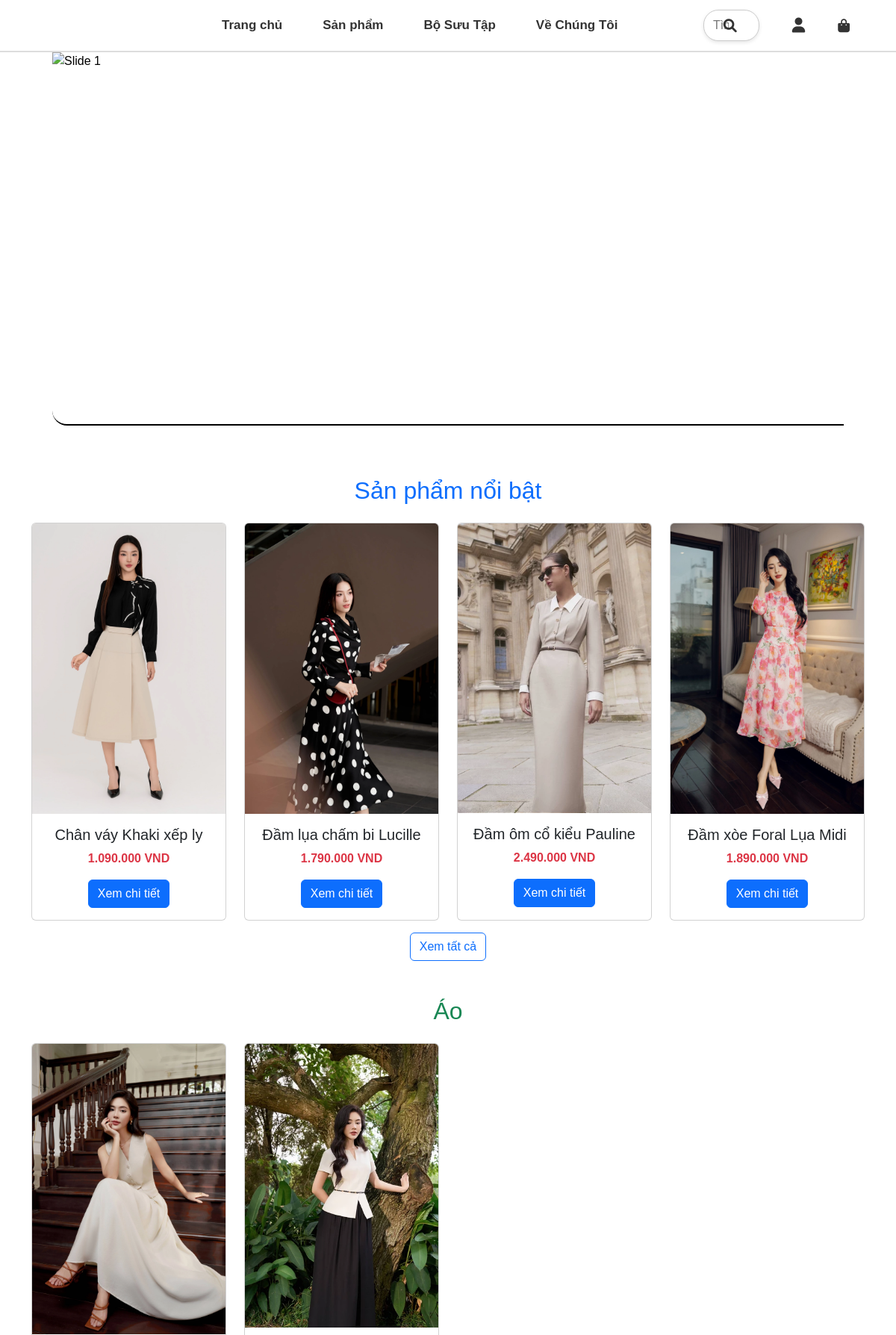
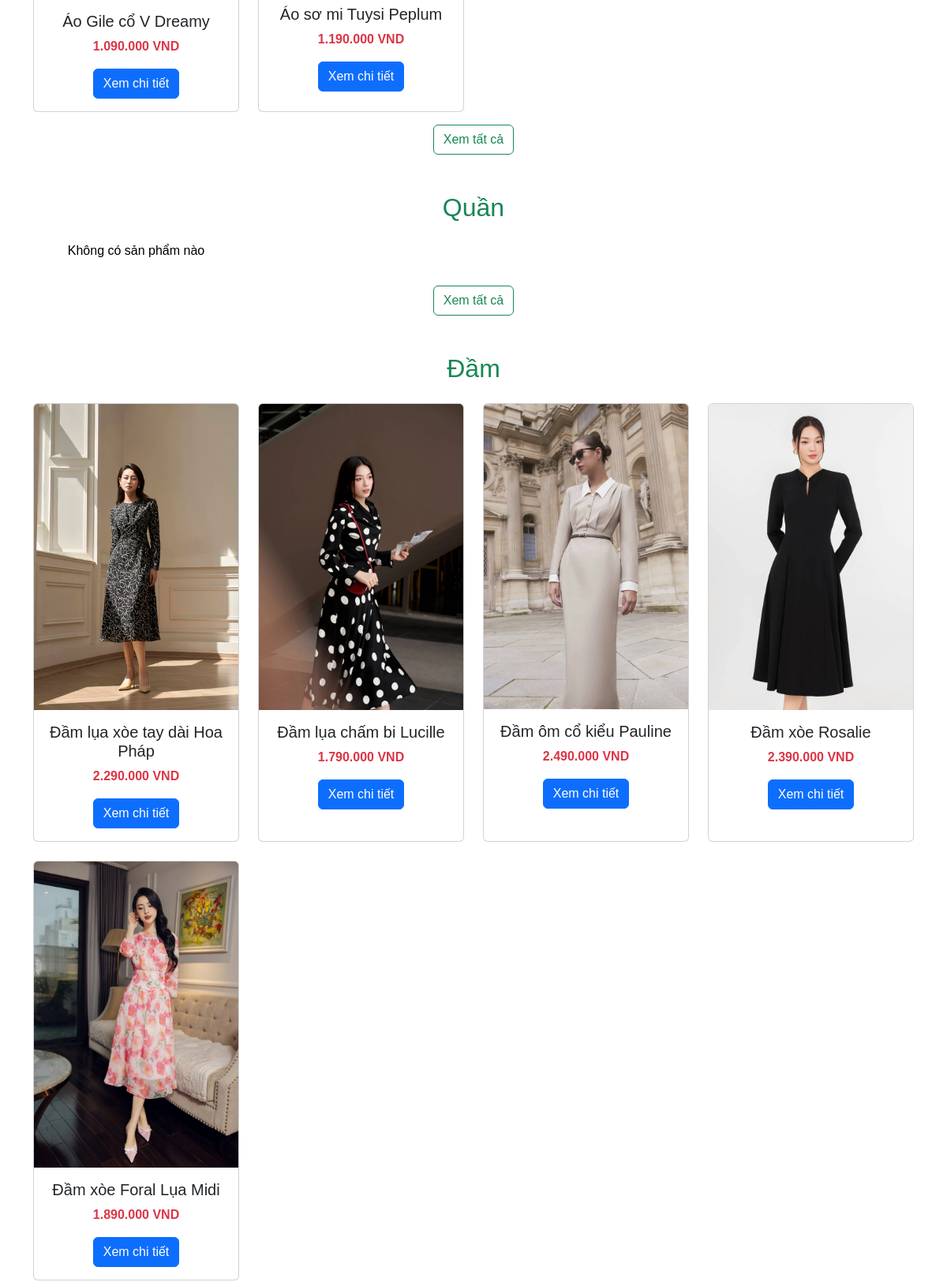
The app's page /khachhang/index.php (upper part) with its own data (2 pictures, top to bottom).
### tables this page shows
CREATE TABLE `products` (
  `product_id` int(11) NOT NULL,
  `product_name` varchar(255) NOT NULL,
  `product_description` text DEFAULT NULL,
  `product_price` decimal(10,2) NOT NULL,
  `product_image` varchar(255) DEFAULT NULL,
  `brand_id` int(11) DEFAULT NULL,
  `color_id` int(11) DEFAULT NULL,
  `size_id` int(11) DEFAULT NULL,
  `stock` int(11) DEFAULT 0,
  `created_at` timestamp NOT NULL DEFAULT current_timestamp(),
  `updated_at` timestamp NOT NULL DEFAULT current_timestamp() ON UPDATE current_timestamp(),
  `product_color_image` varchar(255) DEFAULT NULL,
  `product_color_name` varchar(255) DEFAULT NULL,
  `product_size` int(11) DEFAULT NULL,
  `remarkable` tinyint(1) DEFAULT 0
);

CREATE TABLE `brands` (
  `brand_id` int(11) NOT NULL,
  `brand_name` varchar(255) NOT NULL
);

### database/database.php (called while the page is built, shortened)
<?php
class Database {
    private $host = "localhost";
    private $user = "root";
    private $pass = "";
    private $dbname = "clothing_store";
    public function connect() {
        $this->conn = new mysqli($this->host, $this->user, $this->pass, $this->dbname);
    }
}
?>

### khachhang/index.php (the view, shortened to what this page needs)
<?php
include 'header.php';
$db = new Database();
?>
<!DOCTYPE html>
<html>
<head>
    <link href="https://cdn.jsdelivr.net/npm/bootstrap@5.3.0-alpha3/dist/css/bootstrap.min.css" rel="stylesheet">
</head>
<body>
    <section id="slider" class="mb-5">
        <div id="carouselExample" class="carousel slide" data-bs-ride="carousel">
            <div class="carousel-indicators">
                <button type="button" data-bs-target="#carouselExample" data-bs-slide-to="0" class="active" aria-current="true" aria-label="Slide 1"></button>
                <button type="button" data-bs-target="#carouselExample" data-bs-slide-to="1" aria-label="Slide 2"></button>
                <button type="button" data-bs-target="#carouselExample" data-bs-slide-to="2" aria-label="Slide 3"></button>
            </div>
            <div class="carousel-inner">
                <div class="carousel-item active">
                    <img src="../../img/slide1.webp" class="d-block w-100" alt="Slide 1">
                </div>
            </div>
            <button class="carousel-control-prev" type="button" data-bs-target="#carouselExample" data-bs-slide="prev">
                <span class="carousel-control-prev-icon" aria-hidden="true"></span>
            </button>
            <button class="carousel-control-next" type="button" data-bs-target="#carouselExample" data-bs-slide="next">
                <span class="carousel-control-next-icon" aria-hidden="true"></span>
            </button>
        </div>
    </section>
    <div class="container">
        <section id="product-slider" class="mb-5">
            <h2 class="text-center text-primary mb-4">Sản phẩm nổi bật</h2>
            <div class="row row-cols-1 row-cols-md-4 g-4">
                <?php
                $query_products = "SELECT * FROM products WHERE remarkable = 1";
                $result_products = $db->conn->query($query_products);
                if ($result_products->num_rows > 0) {
                    while ($row_product = $result_products->fetch_assoc()) {
                ?>
                        <div class="col">
                            <div class="card h-100">
                                <img src="../uploads/<?php echo htmlspecialchars($row_product['product_image']); ?>" class="card-img-top" alt="Product Image">
                                <div class="card-body text-center">
                                    <h5 class="card-title"><?php echo htmlspecialchars($row_product['product_name']); ?></h5>
                                    <p class="card-text text-danger fw-bold"><?php echo number_format($row_product['product_price'], 0, ',', '.') . " VND"; ?></p>
                                    <a href="product.php?product_id=<?php echo $row_product['product_id']; ?>" class="btn btn-primary">Xem chi tiết</a>
                                </div>
                            </div>
                        </div>
                <?php
                    }
                }
                ?>
            </div>
            <div class="text-center mt-3">
                <a href="productremarkable.php" class="btn btn-outline-primary">Xem tất cả</a>
            </div>
        </section>
        <?php
        $query_brands = "SELECT * FROM brands";
        $result_brands = $db->conn->query($query_brands);
        if ($result_brands->num_rows > 0) {
            while ($row_brand = $result_brands->fetch_assoc()) {
        ?>
                <section id="product-slider" class="mb-5">
                    <h2 class="text-center text-success mb-4"><?php echo htmlspecialchars($row_brand['brand_name']); ?></h2>
                    <div class="row row-cols-1 row-cols-md-4 g-4">
                        <?php
                        $query_products = "SELECT * FROM products WHERE brand_id = ?";
                        $stmt = $db->conn->prepare($query_products);
                        $stmt->bind_param("i", $row_brand['brand_id']);
                        $stmt->execute();
                        $result_products = $stmt->get_result();
                        if ($result_products->num_rows > 0) {
                            while ($row_product = $result_products->fetch_assoc()) {
                        ?>
                                <div class="col">
                                    <div class="card h-100">
                                        <img src="../uploads/<?php echo htmlspecialchars($row_product['product_image']); ?>" class="card-img-top" alt="Product Image">
                                        <div class="card-body text-center">
                                            <h5 class="card-title"><?php echo htmlspecialchars($row_product['product_name']); ?></h5>
                                            <p class="card-text text-danger fw-bold"><?php echo number_format($row_product['product_price'], 0, ',', '.') . " VND"; ?></p>
                                            <a href="product.php?product_id=<?php echo $row_product['product_id']; ?>" class="btn btn-primary">Xem chi tiết</a>
                                        </div>
                                    </div>
                                </div>
                        <?php
                            }
                        } else {
                            echo "<p class='text-center'>Không có sản phẩm nào</p>";
                        }
                        ?>
                    </div>
                    <div class="text-center mt-3">
                        <a href="products_by_brand.php?brand_id=<?php echo $row_brand['brand_id']; ?>" class="btn btn-outline-success">Xem tất cả</a>
                    </div>
                </section>
        <?php
            }
        }
        ?>
    </div>
    <?php include 'footer.php'; ?>
</body>
</html>

### styles1.css (style rules this page uses)
* { margin: 0; padding: 0; box-sizing: border-box; font-family: Arial, Helvetica, sans-serif; }
body { padding-top: 70px; }
a { text-decoration: none; color: black; }
#slider { border-radius: 0 20px 0 20px; padding-bottom: 30px; border-bottom: 2px solid #000; overflow: hidden; margin-left: 70px; margin-right: 70px; height: 500px; position: relative; }
.row { display: flex; flex-wrap: wrap; }
.container { width: 100%; margin: 0 auto; padding: 20px; }
.container { width: 90%; max-width: 1200px; margin: 0 auto; }

### styles_product.css (style rules this page uses)
* { margin: 0; padding: 0; box-sizing: border-box; font-family: Arial, Helvetica, sans-serif; }
body { padding-top: 70px; }
a { text-decoration: none; color: black; }

### styles_admin.css (style rules this page uses)
* { margin: 0; padding: 0; box-sizing: border-box; color: black; outline: none; }
a { text-decoration: none; }

### records on screen
products: product_image (picture), product_name "Chân váy Khaki xếp ly", product_price "1.090.000"
products: product_image (picture), product_name "Đầm lụa chấm bi Lucille", product_price "1.790.000"
products: product_image (picture), product_name "Đầm ôm cổ kiểu Pauline", product_price "2.490.000"
products: product_image (picture), product_name "Đầm xòe Foral Lụa Midi", product_price "1.890.000"
brands: brand_name "Áo"
products: product_image (picture), product_name "Áo Gile cổ V Dreamy", product_price "1.090.000"
products: product_image (picture), product_name "Áo sơ mi Tuysi Peplum", product_price "1.190.000"
brands: brand_name "Quần", shows "Không có sản phẩm nào"
brands: brand_name "Đầm"
products: product_image (picture), product_name "Đầm lụa xòe tay dài Hoa Pháp", product_price "2.290.000"
products: product_image (picture), product_name "Đầm xòe Rosalie", product_price "2.390.000"
